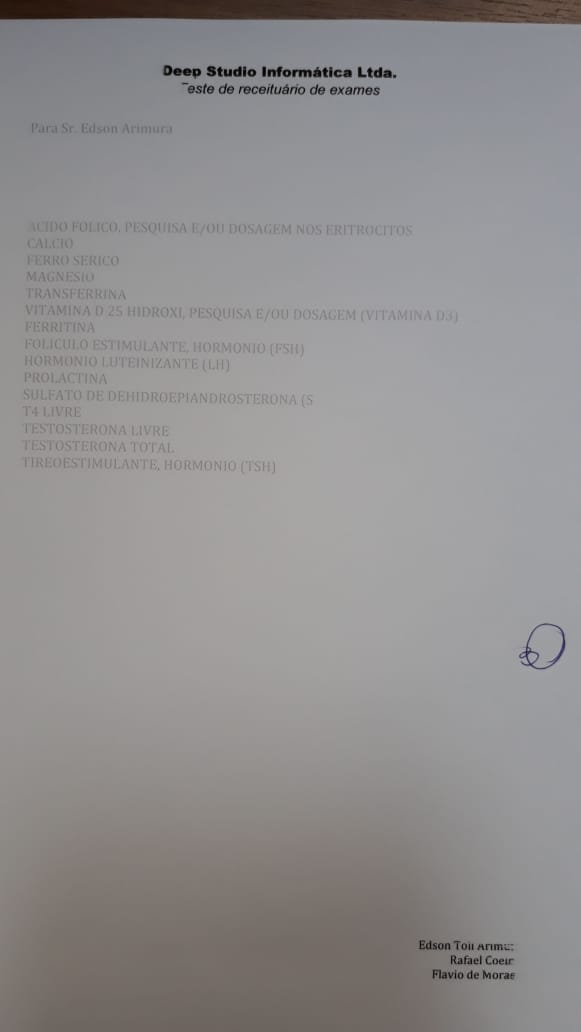
#> input picture img/darkmenosmenos.jpeg, 581 x 1032 px, found by its file name
$ python complete.text.first.py
#> lines starting #> are read from the running program, lines starting #| are printed output that depends on the picture; after the words box and inside, x2 and y2 are one past the last pixel; in counts of white or black regions, pixels touching at a corner belong together
import cv2
import numpy as np

#img = cv2.imread('/home/rafael/workspace/deep-image-treatement/img/pedido_multipla_escolha.png', 0)
img = cv2.imread('/home/rafael/workspace/deep-image-treatement/img/darkmenosmenos.jpeg', 0)
#> img: shape (1032, 581); min 0, max 176, mean 143.4

img = cv2.resize(img, None, fx=1.2, fy=1.2, interpolation=cv2.INTER_CUBIC)
#> img: shape (1238, 697)

kernel = np.ones((1, 1), np.uint8)
img = cv2.dilate(img, kernel, iterations=1)
img = cv2.erode(img, kernel, iterations=1)
img = cv2.morphologyEx(img, cv2.MORPH_CLOSE, kernel)


#img = cv2.threshold(cv2.GaussianBlur(img, (5, 5), 0), 0, 255, cv2.THRESH_BINARY + cv2.THRESH_OTSU)[1]
0
# [12 lines of commented-out code are left out]
img = cv2.adaptiveThreshold(cv2.bilateralFilter(img, 1, 0, 0), 255, cv2.ADAPTIVE_THRESH_GAUSSIAN_C, cv2.ADAPTIVE_THRESH_MEAN_C, 31, 3)
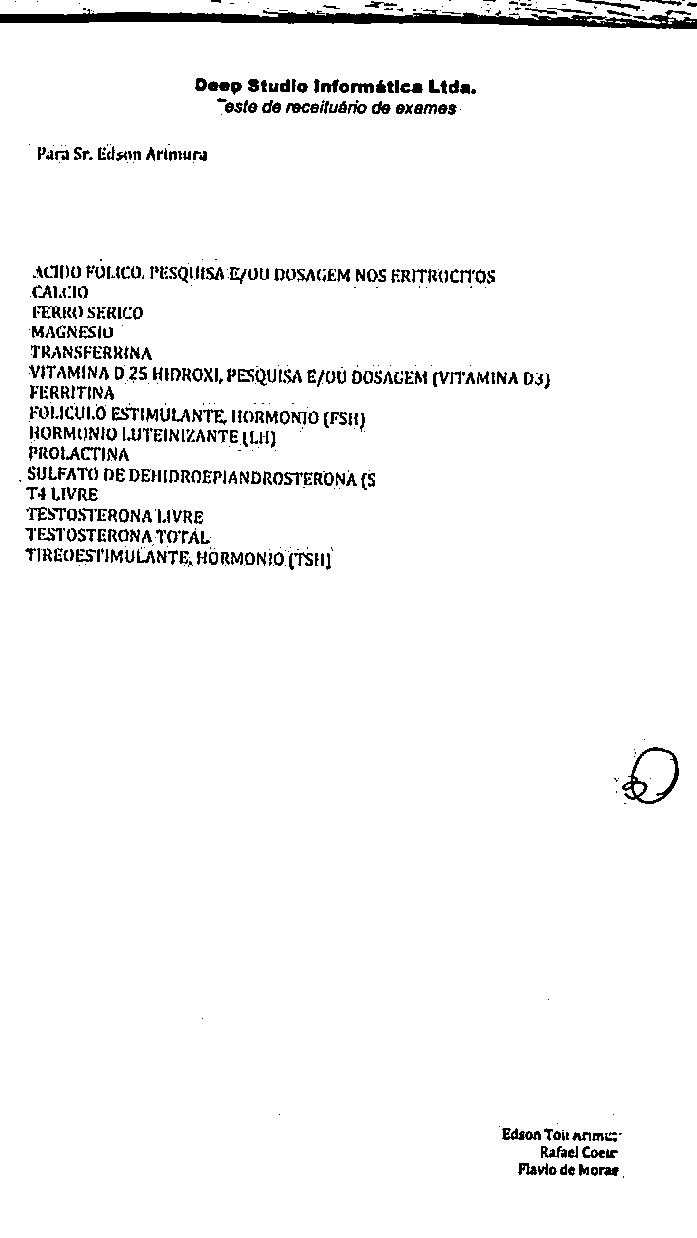
#> img: shape (1238, 697); 96.2% white; 635 black regions (240 under 20 px), largest, box (x1, y1, x2, y2) and area: (0, 9, 697, 29) 6364, (622, 747, 679, 804) 711, (502, 1128, 541, 1140) 265
# [9 lines of commented-out code are left out]
cv2.imwrite('/home/rafael/workspace/deep-image-treatement/img/darkmenosmenos.first.t.jpeg', img)
